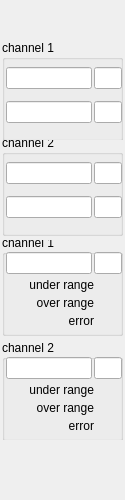
<?xml version="1.0" encoding="UTF-8"?>
<ui version="4.0">
 <class>Form</class>
 <widget class="QWidget" name="Form">
  <property name="geometry">
   <rect>
    <x>0</x>
    <y>0</y>
    <width>125</width>
    <height>500</height>
   </rect>
  </property>
  <property name="windowTitle">
   <string>Form</string>
  </property>
  <widget class="caInclude" name="cainclude">
   <property name="geometry">
    <rect>
     <x>0</x>
     <y>0</y>
     <width>128</width>
     <height>500</height>
    </rect>
   </property>
   <property name="toolTip">
    <string>&lt;html&gt;&lt;head/&gt;&lt;body&gt;&lt;p&gt;OPERATIONAL status of the slave&lt;/p&gt;&lt;/body&gt;&lt;/html&gt;</string>
   </property>
   <property name="macro">
    <string>IOC=$(IOC),MasterID=$(MasterID),SlaveID=$(SlaveID)</string>
   </property>
   <property name="filename" stdset="0">
    <string notr="true">ecmcE_slave_frame.ui</string>
   </property>
  </widget>
  <widget class="caFrame" name="ch1">
   <property name="geometry">
    <rect>
     <x>2</x>
     <y>40</y>
     <width>121</width>
     <height>100</height>
    </rect>
   </property>
   <property name="macro">
    <string notr="true">IOC=$(IOC),MasterID=$(MasterID),SlaveID=$(SlaveID),CH=1</string>
   </property>
   <property name="backgroundMode">
    <enum>caFrame::Outline</enum>
   </property>
   <widget class="QGroupBox" name="groupBox_6">
    <property name="geometry">
     <rect>
      <x>0</x>
      <y>0</y>
      <width>121</width>
      <height>101</height>
     </rect>
    </property>
    <property name="autoFillBackground">
     <bool>false</bool>
    </property>
    <property name="title">
     <string>channel 1</string>
    </property>
    <property name="flat">
     <bool>true</bool>
    </property>
    <widget class="caFrame" name="caframe_7">
     <property name="geometry">
      <rect>
       <x>2</x>
       <y>15</y>
       <width>120</width>
       <height>80</height>
      </rect>
     </property>
     <property name="macro">
      <string notr="true">CH=1,IOC=$(IOC),MasterID=$(MasterID),SlaveID=$(SlaveID),HWType=$(HWType)</string>
     </property>
     <layout class="QGridLayout" name="gridLayout_12">
      <property name="leftMargin">
       <number>2</number>
      </property>
      <property name="topMargin">
       <number>2</number>
      </property>
      <property name="rightMargin">
       <number>2</number>
      </property>
      <property name="bottomMargin">
       <number>2</number>
      </property>
      <property name="spacing">
       <number>2</number>
      </property>
      <item row="1" column="0">
       <layout class="QHBoxLayout" name="horizontalLayout_8" stretch="3,1">
        <item>
         <widget class="caLineEdit" name="calineedit_15">
          <property name="alignment">
           <set>Qt::AlignRight|Qt::AlignTrailing|Qt::AlignVCenter</set>
          </property>
          <property name="channel" stdset="0">
           <string notr="true">$(IOC):m$(MasterID)s$(SlaveID)-AO0$(CH)-RB</string>
          </property>
          <property name="background">
           <color alpha="0">
            <red>160</red>
            <green>160</green>
            <blue>164</blue>
           </color>
          </property>
          <property name="colorMode">
           <enum>caLineEdit::Static</enum>
          </property>
          <property name="precisionMode">
           <enum>caLineEdit::Channel</enum>
          </property>
         </widget>
        </item>
        <item>
         <widget class="caLineEdit" name="calineedit_16">
          <property name="channel" stdset="0">
           <string notr="true">$(IOC):m$(MasterID)s$(SlaveID)-AO0$(CH).EGU</string>
          </property>
          <property name="background">
           <color alpha="0">
            <red>160</red>
            <green>160</green>
            <blue>164</blue>
           </color>
          </property>
          <property name="colorMode">
           <enum>caLineEdit::Static</enum>
          </property>
          <property name="precisionMode">
           <enum>caLineEdit::User</enum>
          </property>
         </widget>
        </item>
       </layout>
      </item>
      <item row="0" column="0">
       <layout class="QHBoxLayout" name="horizontalLayout_6" stretch="3,1">
        <item>
         <widget class="caLineEdit" name="calineedit_11">
          <property name="alignment">
           <set>Qt::AlignRight|Qt::AlignTrailing|Qt::AlignVCenter</set>
          </property>
          <property name="channel" stdset="0">
           <string notr="true">$(IOC):m$(MasterID)s$(SlaveID)-AO0$(CH)</string>
          </property>
          <property name="background">
           <color alpha="0">
            <red>160</red>
            <green>160</green>
            <blue>164</blue>
           </color>
          </property>
          <property name="colorMode">
           <enum>caLineEdit::Static</enum>
          </property>
          <property name="precisionMode">
           <enum>caLineEdit::Channel</enum>
          </property>
         </widget>
        </item>
        <item>
         <widget class="caLineEdit" name="calineedit_12">
          <property name="channel" stdset="0">
           <string notr="true">$(IOC):m$(MasterID)s$(SlaveID)-AO0$(CH).EGU</string>
          </property>
          <property name="background">
           <color alpha="0">
            <red>160</red>
            <green>160</green>
            <blue>164</blue>
           </color>
          </property>
          <property name="colorMode">
           <enum>caLineEdit::Static</enum>
          </property>
          <property name="precisionMode">
           <enum>caLineEdit::User</enum>
          </property>
         </widget>
        </item>
       </layout>
      </item>
     </layout>
    </widget>
   </widget>
  </widget>
  <widget class="caFrame" name="ch2">
   <property name="geometry">
    <rect>
     <x>2</x>
     <y>140</y>
     <width>121</width>
     <height>100</height>
    </rect>
   </property>
   <property name="macro">
    <string notr="true">IOC=$(IOC),MasterID=$(MasterID),SlaveID=$(SlaveID),CH=2</string>
   </property>
   <property name="backgroundMode">
    <enum>caFrame::Outline</enum>
   </property>
   <widget class="QGroupBox" name="groupBox_5">
    <property name="geometry">
     <rect>
      <x>0</x>
      <y>-5</y>
      <width>121</width>
      <height>101</height>
     </rect>
    </property>
    <property name="autoFillBackground">
     <bool>false</bool>
    </property>
    <property name="title">
     <string>channel 2</string>
    </property>
    <property name="flat">
     <bool>true</bool>
    </property>
    <widget class="caFrame" name="caframe_6">
     <property name="geometry">
      <rect>
       <x>2</x>
       <y>15</y>
       <width>120</width>
       <height>80</height>
      </rect>
     </property>
     <property name="macro">
      <string notr="true">CH=2,IOC=$(IOC),MasterID=$(MasterID),SlaveID=$(SlaveID),HWType=$(HWType)</string>
     </property>
     <layout class="QGridLayout" name="gridLayout_11">
      <property name="leftMargin">
       <number>2</number>
      </property>
      <property name="topMargin">
       <number>2</number>
      </property>
      <property name="rightMargin">
       <number>2</number>
      </property>
      <property name="bottomMargin">
       <number>2</number>
      </property>
      <property name="spacing">
       <number>2</number>
      </property>
      <item row="1" column="0">
       <layout class="QHBoxLayout" name="horizontalLayout_7" stretch="3,1">
        <item>
         <widget class="caLineEdit" name="calineedit_13">
          <property name="alignment">
           <set>Qt::AlignRight|Qt::AlignTrailing|Qt::AlignVCenter</set>
          </property>
          <property name="channel" stdset="0">
           <string notr="true">$(IOC):m$(MasterID)s$(SlaveID)-AO0$(CH)-RB</string>
          </property>
          <property name="background">
           <color alpha="0">
            <red>160</red>
            <green>160</green>
            <blue>164</blue>
           </color>
          </property>
          <property name="colorMode">
           <enum>caLineEdit::Static</enum>
          </property>
          <property name="precisionMode">
           <enum>caLineEdit::Channel</enum>
          </property>
         </widget>
        </item>
        <item>
         <widget class="caLineEdit" name="calineedit_14">
          <property name="channel" stdset="0">
           <string notr="true">$(IOC):m$(MasterID)s$(SlaveID)-AO0$(CH).EGU</string>
          </property>
          <property name="background">
           <color alpha="0">
            <red>160</red>
            <green>160</green>
            <blue>164</blue>
           </color>
          </property>
          <property name="colorMode">
           <enum>caLineEdit::Static</enum>
          </property>
          <property name="precisionMode">
           <enum>caLineEdit::User</enum>
          </property>
         </widget>
        </item>
       </layout>
      </item>
      <item row="0" column="0">
       <layout class="QHBoxLayout" name="horizontalLayout_5" stretch="3,1">
        <item>
         <widget class="caLineEdit" name="calineedit_9">
          <property name="alignment">
           <set>Qt::AlignRight|Qt::AlignTrailing|Qt::AlignVCenter</set>
          </property>
          <property name="channel" stdset="0">
           <string notr="true">$(IOC):m$(MasterID)s$(SlaveID)-AO0$(CH)</string>
          </property>
          <property name="background">
           <color alpha="0">
            <red>160</red>
            <green>160</green>
            <blue>164</blue>
           </color>
          </property>
          <property name="colorMode">
           <enum>caLineEdit::Static</enum>
          </property>
          <property name="precisionMode">
           <enum>caLineEdit::Channel</enum>
          </property>
         </widget>
        </item>
        <item>
         <widget class="caLineEdit" name="calineedit_10">
          <property name="channel" stdset="0">
           <string notr="true">$(IOC):m$(MasterID)s$(SlaveID)-AO0$(CH).EGU</string>
          </property>
          <property name="background">
           <color alpha="0">
            <red>160</red>
            <green>160</green>
            <blue>164</blue>
           </color>
          </property>
          <property name="colorMode">
           <enum>caLineEdit::Static</enum>
          </property>
          <property name="precisionMode">
           <enum>caLineEdit::User</enum>
          </property>
         </widget>
        </item>
       </layout>
      </item>
     </layout>
    </widget>
   </widget>
  </widget>
  <widget class="caFrame" name="ch3">
   <property name="geometry">
    <rect>
     <x>2</x>
     <y>240</y>
     <width>121</width>
     <height>100</height>
    </rect>
   </property>
   <property name="macro">
    <string notr="true">IOC=$(IOC),MasterID=$(MasterID),SlaveID=$(SlaveID)</string>
   </property>
   <property name="backgroundMode">
    <enum>caFrame::Outline</enum>
   </property>
   <widget class="QGroupBox" name="groupBox_3">
    <property name="geometry">
     <rect>
      <x>0</x>
      <y>-5</y>
      <width>121</width>
      <height>101</height>
     </rect>
    </property>
    <property name="autoFillBackground">
     <bool>false</bool>
    </property>
    <property name="title">
     <string>channel 1</string>
    </property>
    <property name="flat">
     <bool>true</bool>
    </property>
    <widget class="caFrame" name="caframe_4">
     <property name="geometry">
      <rect>
       <x>2</x>
       <y>15</y>
       <width>120</width>
       <height>80</height>
      </rect>
     </property>
     <property name="macro">
      <string notr="true">CH=1,IOC=$(IOC),MasterID=$(MasterID),SlaveID=$(SlaveID),HWType=$(HWType)</string>
     </property>
     <layout class="QGridLayout" name="gridLayout_9">
      <property name="leftMargin">
       <number>2</number>
      </property>
      <property name="topMargin">
       <number>2</number>
      </property>
      <property name="rightMargin">
       <number>2</number>
      </property>
      <property name="bottomMargin">
       <number>2</number>
      </property>
      <property name="spacing">
       <number>2</number>
      </property>
      <item row="0" column="0">
       <layout class="QHBoxLayout" name="horizontalLayout_3" stretch="3,1">
        <item>
         <widget class="caLineEdit" name="calineedit_5">
          <property name="alignment">
           <set>Qt::AlignRight|Qt::AlignTrailing|Qt::AlignVCenter</set>
          </property>
          <property name="channel" stdset="0">
           <string notr="true">$(IOC):m$(MasterID)s$(SlaveID)-AI0$(CH)</string>
          </property>
          <property name="background">
           <color alpha="0">
            <red>160</red>
            <green>160</green>
            <blue>164</blue>
           </color>
          </property>
          <property name="colorMode">
           <enum>caLineEdit::Static</enum>
          </property>
          <property name="precisionMode">
           <enum>caLineEdit::Channel</enum>
          </property>
         </widget>
        </item>
        <item>
         <widget class="caLineEdit" name="calineedit_6">
          <property name="channel" stdset="0">
           <string notr="true">$(IOC):m$(MasterID)s$(SlaveID)-AI0$(CH).EGU</string>
          </property>
          <property name="background">
           <color alpha="0">
            <red>160</red>
            <green>160</green>
            <blue>164</blue>
           </color>
          </property>
          <property name="colorMode">
           <enum>caLineEdit::Static</enum>
          </property>
          <property name="precisionMode">
           <enum>caLineEdit::User</enum>
          </property>
         </widget>
        </item>
       </layout>
      </item>
      <item row="1" column="0">
       <layout class="QGridLayout" name="gridLayout_3" columnstretch="10,3">
        <property name="spacing">
         <number>2</number>
        </property>
        <item row="1" column="0">
         <widget class="caLabel" name="calabel_10">
          <property name="toolTip">
           <string/>
          </property>
          <property name="text">
           <string>over range</string>
          </property>
          <property name="textFormat">
           <enum>Qt::PlainText</enum>
          </property>
          <property name="alignment">
           <set>Qt::AlignBottom|Qt::AlignRight|Qt::AlignTrailing</set>
          </property>
         </widget>
        </item>
        <item row="0" column="1">
         <widget class="caLed" name="caled_9">
          <property name="toolTip">
           <string>&lt;html&gt;&lt;head/&gt;&lt;body&gt;&lt;p&gt;E-Bus Power Status&lt;/p&gt;&lt;/body&gt;&lt;/html&gt;</string>
          </property>
          <property name="rectangular">
           <bool>true</bool>
          </property>
          <property name="gradientEnabled">
           <bool>false</bool>
          </property>
          <property name="ledWidth">
           <number>16</number>
          </property>
          <property name="ledHeight">
           <number>16</number>
          </property>
          <property name="channel" stdset="0">
           <string notr="true">$(IOC):m$(MasterID)s$(SlaveID)-AI0$(CH)-UndrLimAlrm</string>
          </property>
          <property name="colorMode">
           <enum>caLed::Static</enum>
          </property>
          <property name="falseColor">
           <color>
            <red>170</red>
            <green>0</green>
            <blue>0</blue>
           </color>
          </property>
          <property name="trueColor">
           <color>
            <red>0</red>
            <green>85</green>
            <blue>0</blue>
           </color>
          </property>
          <property name="trueValue">
           <string notr="true">0</string>
          </property>
          <property name="falseValue">
           <string notr="true">1</string>
          </property>
         </widget>
        </item>
        <item row="2" column="1">
         <widget class="caLed" name="caled_10">
          <property name="toolTip">
           <string/>
          </property>
          <property name="rectangular">
           <bool>true</bool>
          </property>
          <property name="gradientEnabled">
           <bool>false</bool>
          </property>
          <property name="ledWidth">
           <number>16</number>
          </property>
          <property name="ledHeight">
           <number>16</number>
          </property>
          <property name="channel" stdset="0">
           <string notr="true">$(IOC):m$(MasterID)s$(SlaveID)-AI0$(CH)-ErrAlrm</string>
          </property>
          <property name="colorMode">
           <enum>caLed::Static</enum>
          </property>
          <property name="falseColor">
           <color>
            <red>170</red>
            <green>0</green>
            <blue>0</blue>
           </color>
          </property>
          <property name="trueColor">
           <color>
            <red>0</red>
            <green>85</green>
            <blue>0</blue>
           </color>
          </property>
          <property name="trueValue">
           <string notr="true">0</string>
          </property>
          <property name="falseValue">
           <string notr="true">1</string>
          </property>
         </widget>
        </item>
        <item row="2" column="0">
         <widget class="caLabel" name="calabel_11">
          <property name="toolTip">
           <string/>
          </property>
          <property name="text">
           <string>error</string>
          </property>
          <property name="textFormat">
           <enum>Qt::PlainText</enum>
          </property>
          <property name="alignment">
           <set>Qt::AlignBottom|Qt::AlignRight|Qt::AlignTrailing</set>
          </property>
         </widget>
        </item>
        <item row="0" column="0">
         <widget class="caLabel" name="calabel_12">
          <property name="toolTip">
           <string/>
          </property>
          <property name="text">
           <string>under range</string>
          </property>
          <property name="textFormat">
           <enum>Qt::PlainText</enum>
          </property>
          <property name="alignment">
           <set>Qt::AlignBottom|Qt::AlignRight|Qt::AlignTrailing</set>
          </property>
         </widget>
        </item>
        <item row="1" column="1">
         <widget class="caLed" name="caled_11">
          <property name="toolTip">
           <string/>
          </property>
          <property name="rectangular">
           <bool>true</bool>
          </property>
          <property name="gradientEnabled">
           <bool>false</bool>
          </property>
          <property name="ledWidth">
           <number>16</number>
          </property>
          <property name="ledHeight">
           <number>16</number>
          </property>
          <property name="channel" stdset="0">
           <string notr="true">$(IOC):m$(MasterID)s$(SlaveID)-AI0$(CH)-OvrLimAlrm</string>
          </property>
          <property name="colorMode">
           <enum>caLed::Static</enum>
          </property>
          <property name="falseColor">
           <color>
            <red>170</red>
            <green>0</green>
            <blue>0</blue>
           </color>
          </property>
          <property name="trueColor">
           <color>
            <red>0</red>
            <green>85</green>
            <blue>0</blue>
           </color>
          </property>
          <property name="trueValue">
           <string notr="true">0</string>
          </property>
          <property name="falseValue">
           <string notr="true">1</string>
          </property>
         </widget>
        </item>
       </layout>
      </item>
     </layout>
    </widget>
   </widget>
  </widget>
  <widget class="caFrame" name="ch4">
   <property name="geometry">
    <rect>
     <x>2</x>
     <y>340</y>
     <width>121</width>
     <height>100</height>
    </rect>
   </property>
   <property name="macro">
    <string notr="true">IOC=$(IOC),MasterID=$(MasterID),SlaveID=$(SlaveID)</string>
   </property>
   <property name="backgroundMode">
    <enum>caFrame::Outline</enum>
   </property>
   <widget class="QGroupBox" name="groupBox_4">
    <property name="geometry">
     <rect>
      <x>0</x>
      <y>0</y>
      <width>121</width>
      <height>101</height>
     </rect>
    </property>
    <property name="autoFillBackground">
     <bool>false</bool>
    </property>
    <property name="title">
     <string>channel 2</string>
    </property>
    <property name="flat">
     <bool>true</bool>
    </property>
    <widget class="caFrame" name="caframe_5">
     <property name="geometry">
      <rect>
       <x>2</x>
       <y>15</y>
       <width>120</width>
       <height>80</height>
      </rect>
     </property>
     <property name="macro">
      <string notr="true">CH=2,IOC=$(IOC),MasterID=$(MasterID),SlaveID=$(SlaveID),HWType=$(HWType)</string>
     </property>
     <layout class="QGridLayout" name="gridLayout_10">
      <property name="leftMargin">
       <number>2</number>
      </property>
      <property name="topMargin">
       <number>2</number>
      </property>
      <property name="rightMargin">
       <number>2</number>
      </property>
      <property name="bottomMargin">
       <number>2</number>
      </property>
      <property name="spacing">
       <number>2</number>
      </property>
      <item row="0" column="0">
       <layout class="QHBoxLayout" name="horizontalLayout_4" stretch="3,1">
        <item>
         <widget class="caLineEdit" name="calineedit_7">
          <property name="alignment">
           <set>Qt::AlignRight|Qt::AlignTrailing|Qt::AlignVCenter</set>
          </property>
          <property name="channel" stdset="0">
           <string notr="true">$(IOC):m$(MasterID)s$(SlaveID)-AI0$(CH)</string>
          </property>
          <property name="background">
           <color alpha="0">
            <red>160</red>
            <green>160</green>
            <blue>164</blue>
           </color>
          </property>
          <property name="colorMode">
           <enum>caLineEdit::Static</enum>
          </property>
          <property name="precisionMode">
           <enum>caLineEdit::Channel</enum>
          </property>
         </widget>
        </item>
        <item>
         <widget class="caLineEdit" name="calineedit_8">
          <property name="channel" stdset="0">
           <string notr="true">$(IOC):m$(MasterID)s$(SlaveID)-AI0$(CH).EGU</string>
          </property>
          <property name="background">
           <color alpha="0">
            <red>160</red>
            <green>160</green>
            <blue>164</blue>
           </color>
          </property>
          <property name="colorMode">
           <enum>caLineEdit::Static</enum>
          </property>
          <property name="precisionMode">
           <enum>caLineEdit::User</enum>
          </property>
         </widget>
        </item>
       </layout>
      </item>
      <item row="1" column="0">
       <layout class="QGridLayout" name="gridLayout_4" columnstretch="10,3">
        <property name="spacing">
         <number>2</number>
        </property>
        <item row="1" column="0">
         <widget class="caLabel" name="calabel_13">
          <property name="toolTip">
           <string/>
          </property>
          <property name="text">
           <string>over range</string>
          </property>
          <property name="textFormat">
           <enum>Qt::PlainText</enum>
          </property>
          <property name="alignment">
           <set>Qt::AlignBottom|Qt::AlignRight|Qt::AlignTrailing</set>
          </property>
         </widget>
        </item>
        <item row="0" column="1">
         <widget class="caLed" name="caled_12">
          <property name="toolTip">
           <string>&lt;html&gt;&lt;head/&gt;&lt;body&gt;&lt;p&gt;E-Bus Power Status&lt;/p&gt;&lt;/body&gt;&lt;/html&gt;</string>
          </property>
          <property name="rectangular">
           <bool>true</bool>
          </property>
          <property name="gradientEnabled">
           <bool>false</bool>
          </property>
          <property name="ledWidth">
           <number>16</number>
          </property>
          <property name="ledHeight">
           <number>16</number>
          </property>
          <property name="channel" stdset="0">
           <string notr="true">$(IOC):m$(MasterID)s$(SlaveID)-AI0$(CH)-UndrLimAlrm</string>
          </property>
          <property name="colorMode">
           <enum>caLed::Static</enum>
          </property>
          <property name="falseColor">
           <color>
            <red>170</red>
            <green>0</green>
            <blue>0</blue>
           </color>
          </property>
          <property name="trueColor">
           <color>
            <red>0</red>
            <green>85</green>
            <blue>0</blue>
           </color>
          </property>
          <property name="trueValue">
           <string notr="true">0</string>
          </property>
          <property name="falseValue">
           <string notr="true">1</string>
          </property>
         </widget>
        </item>
        <item row="2" column="1">
         <widget class="caLed" name="caled_13">
          <property name="toolTip">
           <string/>
          </property>
          <property name="rectangular">
           <bool>true</bool>
          </property>
          <property name="gradientEnabled">
           <bool>false</bool>
          </property>
          <property name="ledWidth">
           <number>16</number>
          </property>
          <property name="ledHeight">
           <number>16</number>
          </property>
          <property name="channel" stdset="0">
           <string notr="true">$(IOC):m$(MasterID)s$(SlaveID)-AI0$(CH)-ErrAlrm</string>
          </property>
          <property name="colorMode">
           <enum>caLed::Static</enum>
          </property>
          <property name="falseColor">
           <color>
            <red>170</red>
            <green>0</green>
            <blue>0</blue>
           </color>
          </property>
          <property name="trueColor">
           <color>
            <red>0</red>
            <green>85</green>
            <blue>0</blue>
           </color>
          </property>
          <property name="trueValue">
           <string notr="true">0</string>
          </property>
          <property name="falseValue">
           <string notr="true">1</string>
          </property>
         </widget>
        </item>
        <item row="2" column="0">
         <widget class="caLabel" name="calabel_14">
          <property name="toolTip">
           <string/>
          </property>
          <property name="text">
           <string>error</string>
          </property>
          <property name="textFormat">
           <enum>Qt::PlainText</enum>
          </property>
          <property name="alignment">
           <set>Qt::AlignBottom|Qt::AlignRight|Qt::AlignTrailing</set>
          </property>
         </widget>
        </item>
        <item row="0" column="0">
         <widget class="caLabel" name="calabel_15">
          <property name="toolTip">
           <string/>
          </property>
          <property name="text">
           <string>under range</string>
          </property>
          <property name="textFormat">
           <enum>Qt::PlainText</enum>
          </property>
          <property name="alignment">
           <set>Qt::AlignBottom|Qt::AlignRight|Qt::AlignTrailing</set>
          </property>
         </widget>
        </item>
        <item row="1" column="1">
         <widget class="caLed" name="caled_14">
          <property name="toolTip">
           <string/>
          </property>
          <property name="rectangular">
           <bool>true</bool>
          </property>
          <property name="gradientEnabled">
           <bool>false</bool>
          </property>
          <property name="ledWidth">
           <number>16</number>
          </property>
          <property name="ledHeight">
           <number>16</number>
          </property>
          <property name="channel" stdset="0">
           <string notr="true">$(IOC):m$(MasterID)s$(SlaveID)-AI0$(CH)-OvrLimAlrm</string>
          </property>
          <property name="colorMode">
           <enum>caLed::Static</enum>
          </property>
          <property name="falseColor">
           <color>
            <red>170</red>
            <green>0</green>
            <blue>0</blue>
           </color>
          </property>
          <property name="trueColor">
           <color>
            <red>0</red>
            <green>85</green>
            <blue>0</blue>
           </color>
          </property>
          <property name="trueValue">
           <string notr="true">0</string>
          </property>
          <property name="falseValue">
           <string notr="true">1</string>
          </property>
         </widget>
        </item>
       </layout>
      </item>
     </layout>
    </widget>
   </widget>
  </widget>
 </widget>
 <customwidgets>
  <customwidget>
   <class>caFrame</class>
   <extends>QFrame</extends>
   <header>caFrame</header>
   <container>1</container>
  </customwidget>
  <customwidget>
   <class>caLabel</class>
   <extends>QLabel</extends>
   <header>caLabel</header>
  </customwidget>
  <customwidget>
   <class>caInclude</class>
   <extends>QWidget</extends>
   <header>caInclude</header>
  </customwidget>
  <customwidget>
   <class>caLed</class>
   <extends>QWidget</extends>
   <header>caLed</header>
  </customwidget>
  <customwidget>
   <class>caLineEdit</class>
   <extends>QLineEdit</extends>
   <header>caLineEdit</header>
  </customwidget>
 </customwidgets>
 <resources/>
 <connections/>
</ui>
